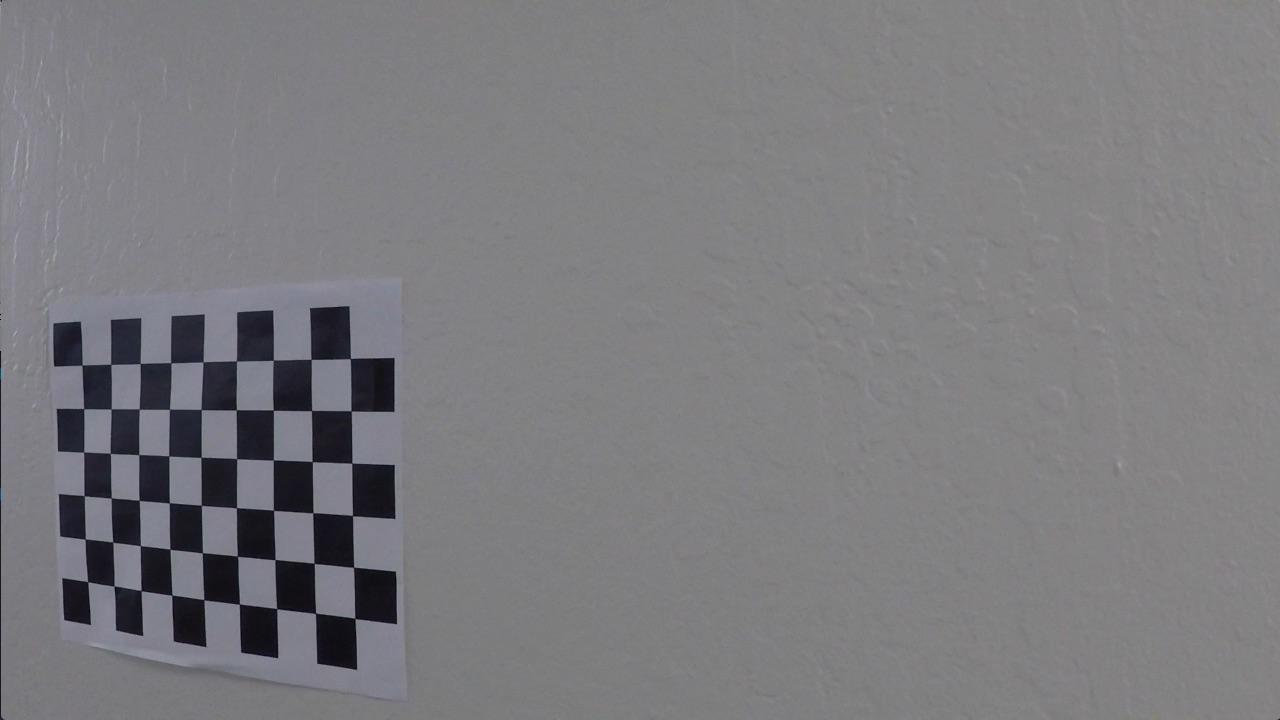
#> input picture camera_cal/calibration20.jpg, 1280 x 720 px
$ python prespectivetransform.py
#> lines starting #> are read from the running program, lines starting #| are printed output that depends on the picture; after the words box and inside, x2 and y2 are one past the last pixel; in counts of white or black regions, pixels touching at a corner belong together
# -*- coding: utf-8 -*-
"""
Created on Fri Nov  6 09:53:19 2020

@author: Admin
"""


import matplotlib.pyplot as plt
import matplotlib.image as mpimg
import numpy as np
import cv2
import pickle

dist_pickle = pickle.load(open('./camera_cal/matrix.p','rb'))
#> (reads camera_cal/matrix.p from the repository)
dst = dist_pickle["dist"]
mtx = dist_pickle["mtx"]
#Calib test image
image = cv2.imread('./camera_cal/calibration20.jpg')
#> image is the input picture: shape (720, 1280, 3); mean B, G, R 126.1, 122.8, 123.4

nx = 9
ny = 6
img_size=(image.shape[1],image.shape[0])
#> img_size = (1280, 720)
undist = cv2.undistort(image,mtx,dst,None,mtx)
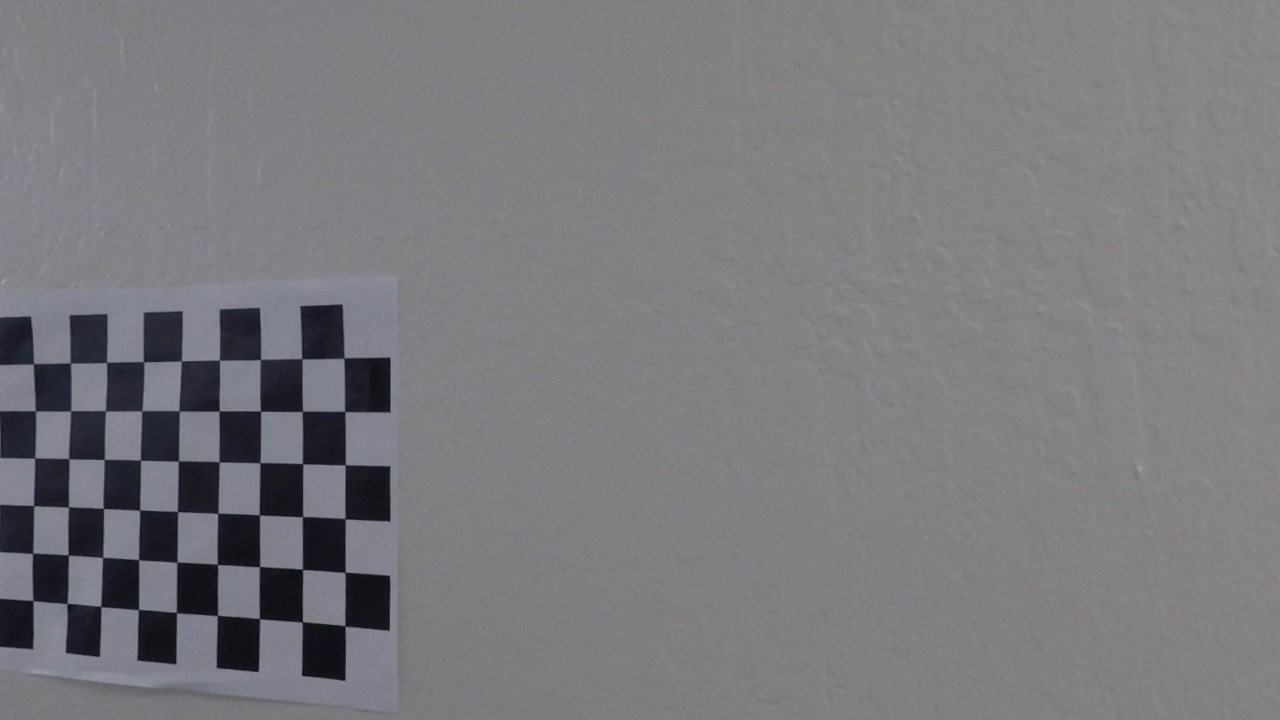
#> undist: shape (720, 1280, 3); mean B, G, R 125.1, 121.6, 122.1
gray_img = cv2.cvtColor(undist,cv2.COLOR_BGR2GRAY)
ret,corners = cv2.findChessboardCorners(gray_img,(nx,ny),None)
#> ret = True; corners = 54 rows, first 8: [33.39, 363.8], [70.32, 363.4], [106.6, 362.5], [143.7, 361.7], [181.3, 360.9], [219.4, 360.1], [260.5, 359.5], [301.8, 358.6]
offset = 100
if ret:
    cv2.drawChessboardCorners(undist, (nx, ny), corners, ret)
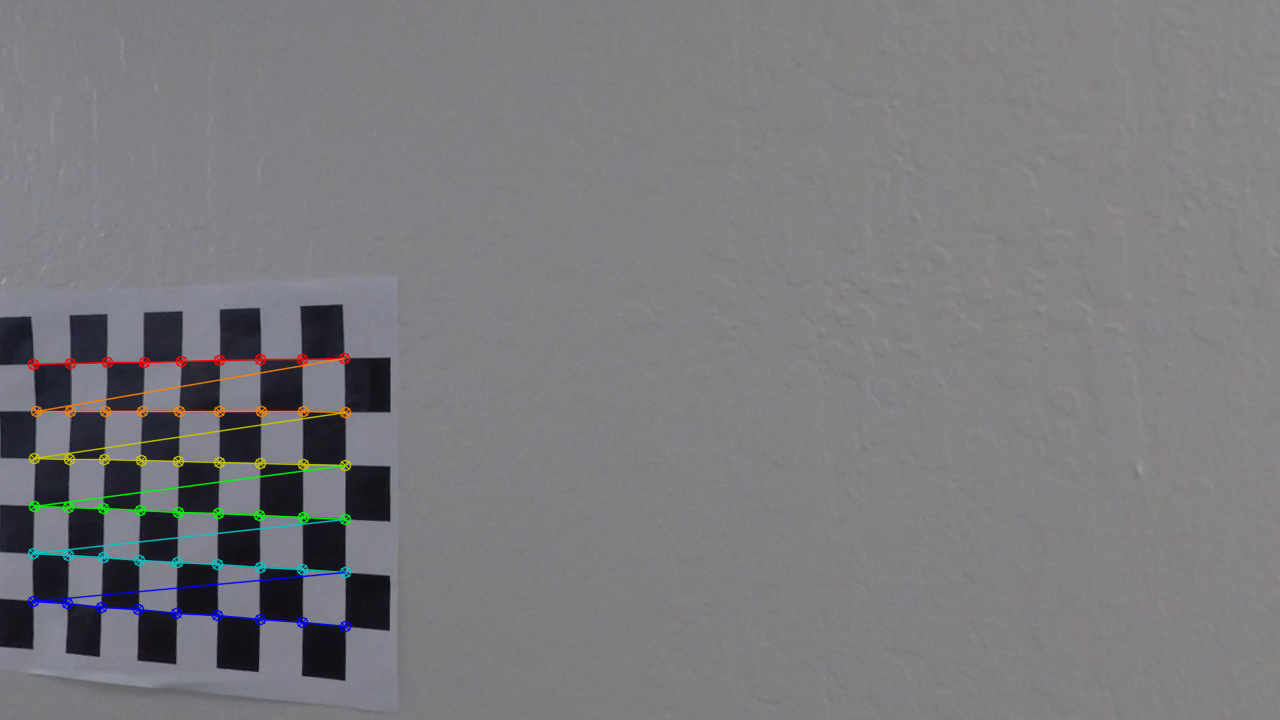
#> undist: shape (720, 1280, 3); 1.58% of pixels changed, all inside (x1, y1, x2, y2) = (27, 352, 352, 633)
    src=np.float32([corners[0],corners[nx-1],corners[-1],corners[-nx]])
#> src = [[33.39, 363.8], [343.9, 358.2], [344.9, 625.9], [32.85, 600.8]]
    dst = np.float32([[offset, offset], [img_size[0]-offset, offset],
                                     [img_size[0]-offset, img_size[1]-offset],
                                     [offset, img_size[1]-offset]])
    M = cv2.getPerspectiveTransform(src,dst)
#> M = [[4.05, 0.0113, -37.32], [0.083, 2.25, -720.9], [0.000424, 2.11e-05, 1]]
    warped = cv2.warpPerspective(undist,M,img_size,flags=cv2.INTER_LINEAR)
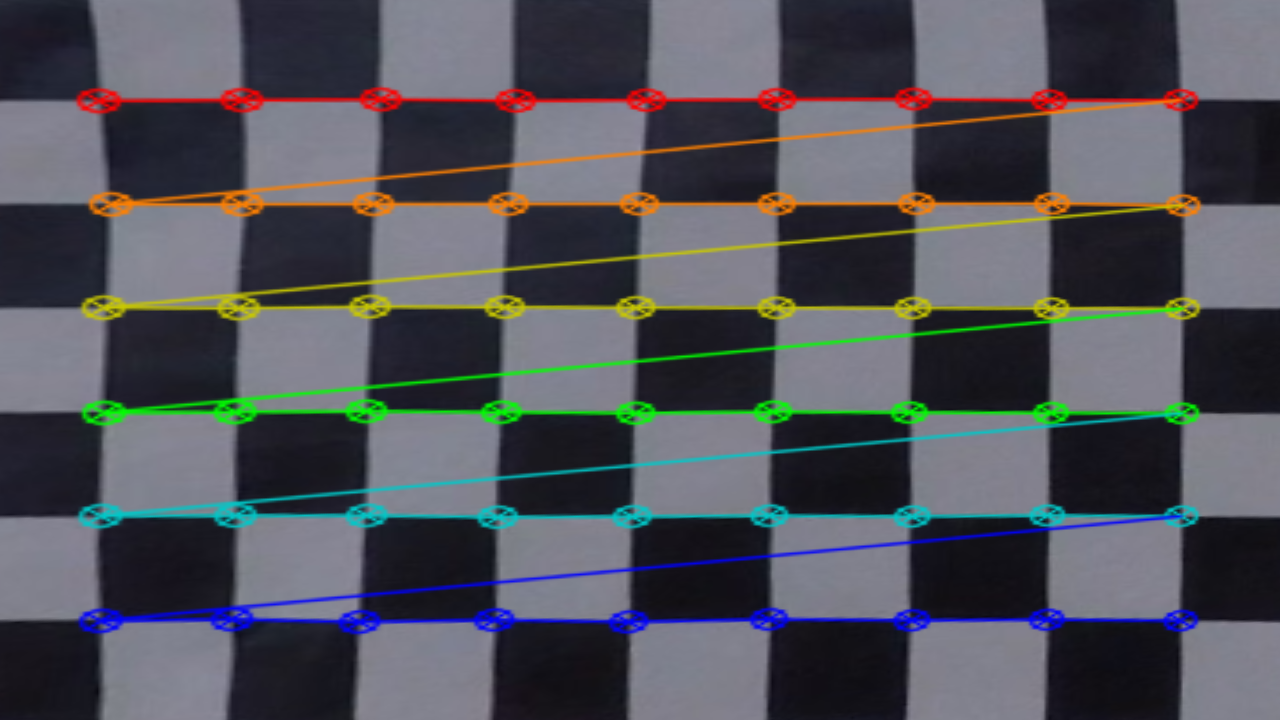
#> warped: shape (720, 1280, 3); mean B, G, R 89.2, 82.3, 80.7

cv2.imshow('image',image)
#cv2.imshow('undistorted',img_undist)
cv2.imshow('warped',warped)
cv2.waitKey(0)
cv2.destroyAllWindows()
